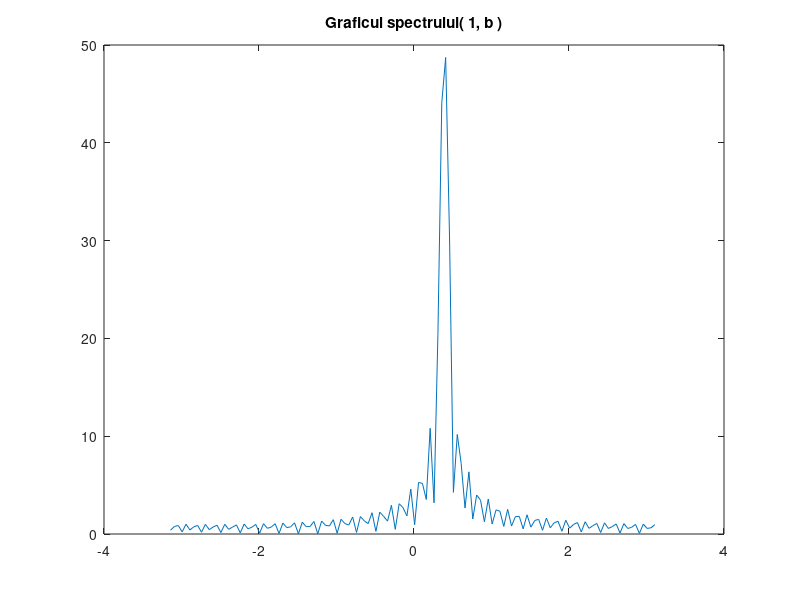

This figure's MATLAB source:
clc ;
clear all ;
close all ;

N = 50 ;      

n = 0 : N - 1 ;                             %suport

omega = -pi : 0.05 : pi ;
omega0 = pi / 8 ;

j = sqrt( -1 ) ;                            %coeficientul complex al lui e

Xn = exp( j * omega0 * n ) ;
X = abs( freqz( Xn, 1, omega ) ) ;          % grila de frecvente [ -pi; pi ]          

figure
plot( omega, X ) ;
title( 'Graficul spectrului( 1, b )' ) ;

% Spectrul nu va contine doar o linie deoarece sinusoida are lungime finita
% Nu se mai verifica acea egalitate (pt N=499 am obtinut amplitudine maxima
% de 317); acest fapt se datoreaza grilei de frecvente pe care se calculeaza
% spectrul
